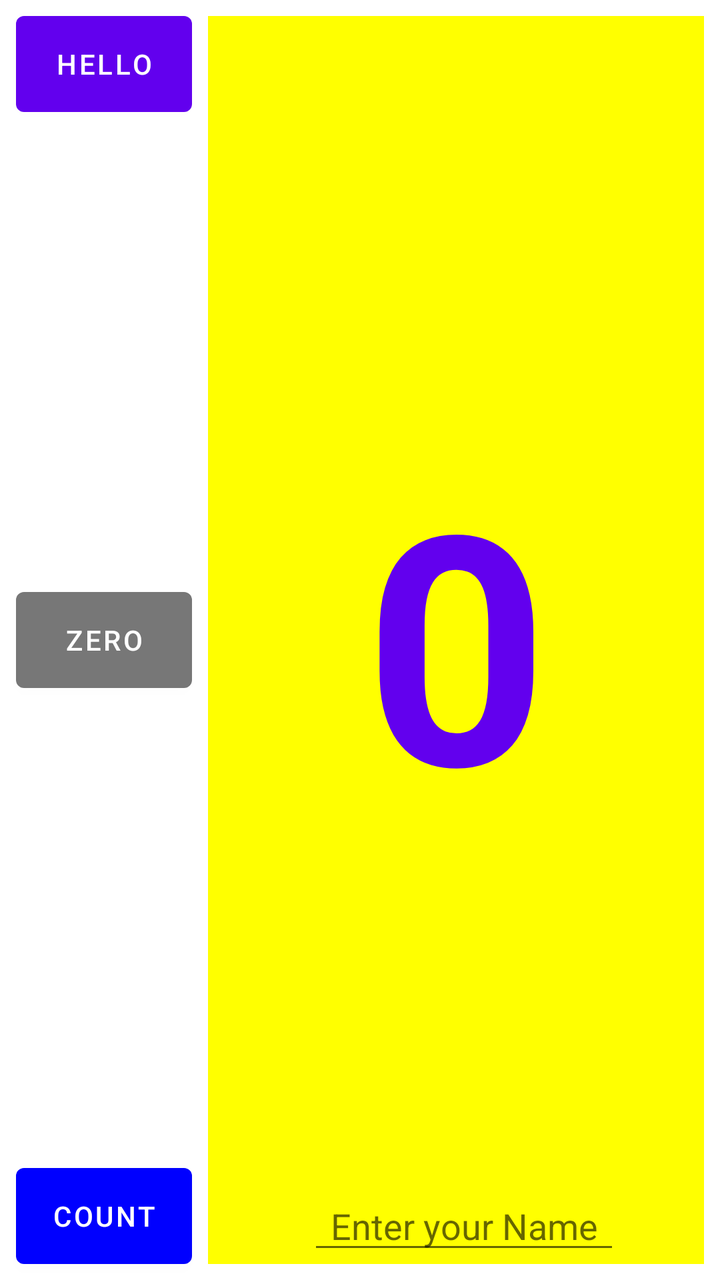
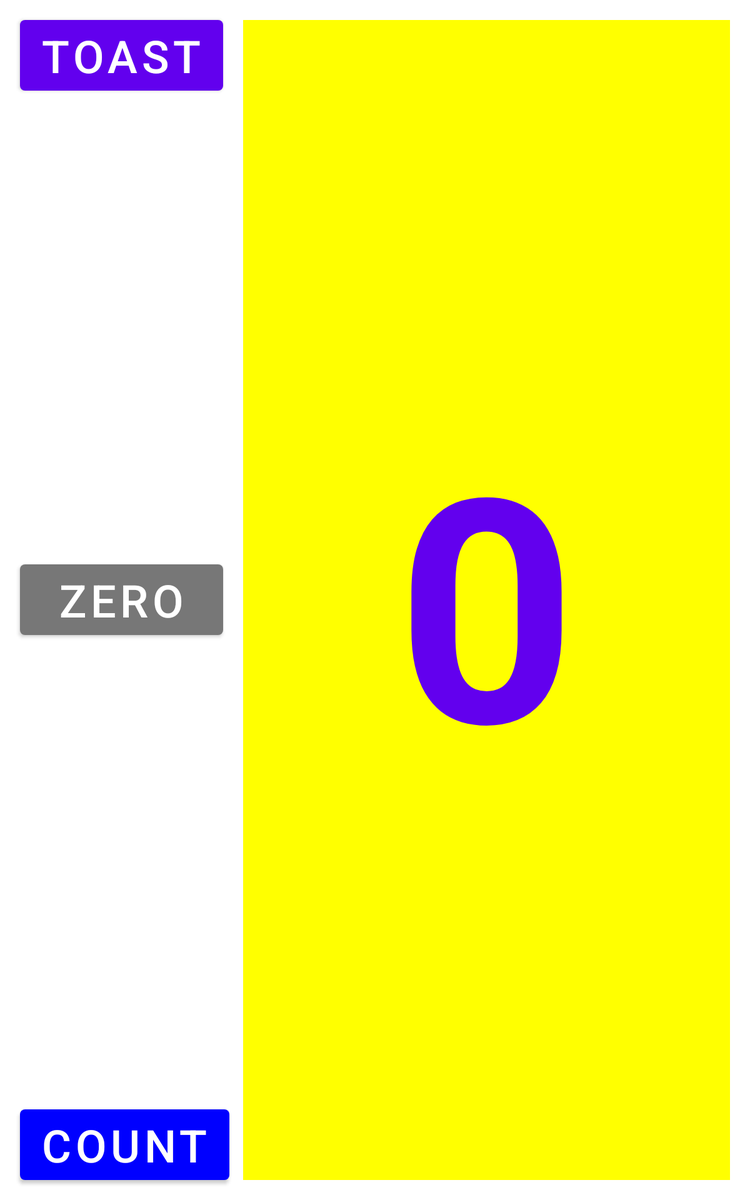

One screen, two layout resources from the same app: the default and the repository's alternative for another configuration. Each is rendered where Android would select it; the XML of both is given below.
<!-- AndroidManifest.xml: application theme Theme.AndroidFundamentals_HelloConstraint -->
<!-- res/layout/activity_main.xml -->
<?xml version="1.0" encoding="utf-8"?>
<RelativeLayout xmlns:android="http://schemas.android.com/apk/res/android"
    xmlns:app="http://schemas.android.com/apk/res-auto"
    xmlns:tools="http://schemas.android.com/tools"
    android:layout_width="match_parent"
    android:layout_height="match_parent"
    tools:context=".MainActivity">

    <Button
        android:id="@+id/button_hello"
        android:layout_width="wrap_content"
        android:layout_height="wrap_content"
        android:layout_margin="8dp"
        android:insetTop="0dp"
        android:insetBottom="0dp"
        android:onClick="showHello"
        android:text="@string/hello_button"
        android:layout_alignParentTop="true"/>

    <Button
        android:id="@+id/button_zero"
        android:layout_width="wrap_content"
        android:layout_height="wrap_content"
        android:layout_alignParentStart="true"
        android:layout_centerVertical="true"
        android:layout_marginStart="8dp"
        android:layout_marginEnd="8dp"
        android:insetTop="0dp"
        android:insetBottom="0dp"
        android:onClick="resetToZero"
        android:text="@string/zero"
        app:backgroundTint="@color/gray" />

    <Button
        android:id="@+id/button_count"
        android:layout_width="wrap_content"
        android:layout_height="wrap_content"
        android:layout_marginStart="8dp"
        android:layout_marginEnd="8dp"
        android:layout_marginBottom="8dp"
        android:insetTop="0dp"
        android:insetBottom="0dp"
        android:onClick="countUp"
        android:text="@string/count"
        app:backgroundTint="@color/blue"
        android:layout_alignParentBottom="true"/>

    <TextView
        android:id="@+id/textView_count"
        android:layout_width="match_parent"
        android:layout_height="wrap_content"
        android:layout_marginTop="8dp"
        android:layout_marginEnd="8dp"
        android:layout_marginBottom="8dp"
        android:layout_toEndOf="@id/button_hello"
        android:background="#FFFF00"
        android:gravity="center"
        android:text="@string/_0"
        android:textAlignment="center"
        android:textColor="@color/purple_500"
        android:textSize="160sp"
        android:textStyle="bold"
        android:layout_alignParentBottom="true"
        android:layout_alignParentTop="true"/>

    <EditText
        android:id="@+id/editTextTextPersonName"
        android:layout_width="wrap_content"
        android:layout_height="wrap_content"
        android:layout_alignStart="@+id/textView_count"
        android:layout_alignEnd="@id/textView_count"
        android:layout_alignBottom="@+id/textView_count"
        android:layout_alignParentEnd="true"
        android:layout_marginStart="50dp"
        android:layout_marginEnd="50dp"
        android:autofillHints=""
        android:ems="10"
        android:hint="@string/enter_your_name"
        android:inputType="textPersonName"
        android:textAlignment="center" />

    <TextView
        android:id="@+id/sample_textView"
        android:layout_width="wrap_content"
        android:layout_height="wrap_content"
        android:layout_alignStart="@+id/textView_count"
        android:layout_alignTop="@+id/textView_count"
        android:layout_alignParentEnd="true"
        android:layout_marginStart="50dp"
        android:layout_marginTop="50dp"
        android:layout_marginEnd="50dp"
        android:textAlignment="center"
        android:textAppearance="@style/TextAppearance.AppCompat.Medium"
        android:textStyle="bold"
        tools:text="Odd/Even Number"
        tools:visibility="invisible" />


</RelativeLayout>
<!-- resources referenced by this layout -->
<resources>
  <color name="blue">#0000FF</color>
  <color name="gray">#777777  </color>
  <color name="purple_500">#FF6200EE</color>
  <string name="_0">0</string>
  <string name="count">Count</string>
  <string name="enter_your_name">Enter your Name</string>
  <string name="hello_button">Hello</string>
  <string name="zero">Zero</string>
  <style name="Theme.AndroidFundamentals_HelloConstraint" parent="Theme.MaterialComponents.DayNight.DarkActionBar">
          
          <item name="colorPrimary">@color/purple_500</item>
          <item name="colorPrimaryVariant">@color/purple_700</item>
          <item name="colorOnPrimary">@color/white</item>
          
          <item name="colorSecondary">@color/teal_200</item>
          <item name="colorSecondaryVariant">@color/teal_700</item>
          <item name="colorOnSecondary">@color/black</item>
          
          <item name="android:statusBarColor" tools:targetApi="l">?attr/colorPrimaryVariant</item>
          
      </style>
  <color name="purple_700">#FF3700B3</color>
  <color name="white">#FFFFFFFF</color>
  <color name="teal_200">#FF03DAC5</color>
  <color name="teal_700">#FF018786</color>
  <color name="black">#FF000000</color>
</resources>
<!-- res/layout-sw600dp/activity_main.xml (the repository's variant of the layout above) -->
<!-- drawn on a 7-inch tablet held upright -->
<?xml version="1.0" encoding="utf-8"?>
<RelativeLayout xmlns:android="http://schemas.android.com/apk/res/android"
    xmlns:app="http://schemas.android.com/apk/res-auto"
    xmlns:tools="http://schemas.android.com/tools"
    android:layout_width="match_parent"
    android:layout_height="match_parent"
    tools:context=".MainActivity">

    <Button
        android:id="@+id/button_toast"
        android:layout_width="wrap_content"
        android:layout_height="wrap_content"
        android:layout_marginStart="16dp"
        android:layout_marginTop="16dp"
        android:layout_marginEnd="16dp"
        android:layout_marginBottom="16dp"
        android:insetTop="0dp"
        android:insetBottom="0dp"
        android:text="@string/toast"
        android:textSize="36sp" />

    <Button
        android:id="@+id/button_zero"
        android:layout_width="wrap_content"
        android:layout_height="wrap_content"
        android:layout_alignStart="@id/button_toast"
        android:layout_alignEnd="@id/button_toast"
        android:layout_centerVertical="true"
        android:layout_marginBottom="16dp"
        android:insetTop="0dp"
        android:insetBottom="0dp"
        android:text="@string/zero"
        android:textSize="36sp"
        app:backgroundTint="@color/gray" />

    <Button
        android:id="@+id/button_count"
        android:layout_width="wrap_content"
        android:layout_height="wrap_content"
        android:layout_alignBottom="@id/textView_count"
        android:layout_marginStart="16dp"
        android:layout_marginTop="16dp"
        android:layout_marginEnd="16dp"
        android:insetTop="0dp"
        android:insetBottom="0dp"
        android:text="@string/count"
        android:textSize="36sp"
        app:backgroundTint="@color/blue" />

    <TextView
        android:id="@+id/textView_count"
        android:layout_width="match_parent"
        android:layout_height="match_parent"
        android:layout_marginTop="16dp"
        android:layout_marginEnd="16dp"
        android:layout_marginBottom="16dp"
        android:layout_toEndOf="@id/button_toast"
        android:background="#FFFF00"
        android:gravity="center"
        android:text="@string/_0"
        android:textAlignment="center"
        android:textColor="@color/purple_500"
        android:textSize="250sp"
        android:textStyle="bold" />

</RelativeLayout>
<!-- resources referenced by the variant -->
<!-- as a 7-inch tablet held upright resolves them -->
<resources>
  <color name="blue">#0000FF</color>
  <color name="gray">#777777  </color>
  <color name="purple_500">#FF6200EE</color>
  <string name="_0">0</string>
  <string name="count">Count</string>
  <string name="toast">Toast</string>
  <string name="zero">Zero</string>
  <style name="Theme.AndroidFundamentals_HelloConstraint" parent="Theme.MaterialComponents.DayNight.DarkActionBar">
          
          <item name="colorPrimary">@color/purple_500</item>
          <item name="colorPrimaryVariant">@color/purple_700</item>
          <item name="colorOnPrimary">@color/white</item>
          
          <item name="colorSecondary">@color/teal_200</item>
          <item name="colorSecondaryVariant">@color/teal_700</item>
          <item name="colorOnSecondary">@color/black</item>
          
          <item name="android:statusBarColor" tools:targetApi="l">?attr/colorPrimaryVariant</item>
          
      </style>
  <color name="purple_700">#FF3700B3</color>
  <color name="white">#FFFFFFFF</color>
  <color name="teal_200">#FF03DAC5</color>
  <color name="teal_700">#FF018786</color>
  <color name="black">#FF000000</color>
</resources>
